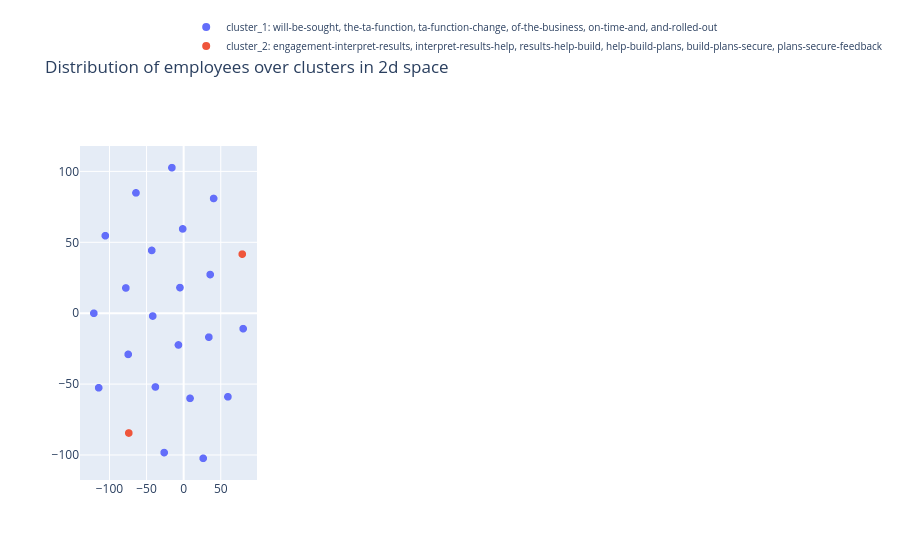

The notebook cell this image was saved under:
### Code cell
fig = go.Figure()


for i, cl in enumerate(range(k)):
    
    cluster_df = averaged_employee_features[averaged_employee_features.cluster==cl]
    #plot all the employees belonging to a cluster using a new trace. 
    features = np.stack(cluster_df['feature_vector_2d'].to_numpy())

    employee_titles = []
    # constructing hover text (all objectives belonging to that employee) 
    for emp in cluster_df.index.values:
        
        emp_indices = employee_objective_indices[emp]
        employee_title = '. '.join([objective for objective in np_sentences[emp_indices]])
    
        employee_titles.append(emp + ': ' + employee_title)
        
    fig.add_trace(go.Scattergl(
      x=features[:, 0],
      y=features[:, 1],
      mode='markers',
      showlegend=True,
      text = employee_titles,
      marker=dict(size=8, color=i),
      name="cluster_"+str(cl+1) +": " + cluster_titles[cl]
      ))



fig.update_layout(title='Distribution of employees over clusters in 2d space', legend=dict(
        x=0.6,
        y=1.4,
        traceorder='normal',
        font=dict(
            size=10)))
fig.show()

### Figure 1 — Plotly figure (JSON) as saved in the notebook; plotly's stock layout.template omitted (floating-point values rounded to 4 significant figures)
{"data": [{"marker": {"color": 0, "size": 8}, "mode": "markers", "name": "cluster_1: will-be-sought, the-ta-function, ta-function-change, of-the-business, on-time-and, and-rolled-out", "showlegend": true, "text": ["*100002: employee central project to be delivered with defined scope on time and in budget timely completion of milestones as per the defined project roadmap. employee central project to be delivered with defined scope on time and in budget timely completion of milestones as per the defined project roadmap. employee central project to be delivered with defined scope on time and in budget timely completion of milestones as per the defined project roadmap", "*100056: people organisational development support actively as a sparring partner the hrbp and ensure professional representation in their absence drive forward digitization in my areas of responsibility and support where necessary valuable cooperation in the implementation of projects such as fel", "*100076: set up mgf kuhnert people dashboard development of a people dashboard 1 0 continuous update of dashboard on a quarterly basis incorporate upcoming feedback from m kuhnert cfo office observe further developments in visier and corporate people dashboard to continuously extend enhance mgf kuhnert people dashboard", "*100066: business support to life science and biopharma business units positions filled onboarding offboarding events organized centralized hr deadlines are met on time and in good quality no escalation issues from the relevant managers of the area", "*100062: ensure delivery of an efficient and compliant recruitment service 1 time to fill and time to offer reduction of 5 tto 75 ttf 81 2 individual to fully comply with ats and job posting processes and guidelines including cross border hire requirements quality attractiveness and accuracy of job postings use of the merck term in job ads use of hashtags in linked in posts. talent consultancy regular feedback will be sought from hiring managers and hrbps on quality of briefing meetings knowledge of the business provision of market intelligence responsiveness and proactivity towards all customers and candidates involvement interview process and quality of feedback given on candidates", "*100058: developmental activities 5. 4 support m a and other unplanned projects 15", "*100001: deliver the ta function change programme 1 ensure team personal increase in the value of direct sourcing of 5 target saving 2019 is of 330 000 for a full year presence and with same reqs volume as in 2018 2 country region business based ta strategy developed and implemented based on business priority focus 3 fully implement technology roll outs 4 lead participate in specific global regional and or local ta projects including hogan assessment roll out data driven hiring vie. deliver the ta function change programme 1 ensure team personal increase in the value of direct sourcing of 5 target saving 2019 is of 330 000 for a full year presence and with same reqs volume as in 2018 2 country region business based ta strategy developed and implemented based on business priority focus 3 fully implement technology roll outs 4 lead participate in specific global regional and or local ta projects including hogan assessment roll out data driven hiring vie. deliver the ta function change programme 1 ensure team personal increase in the value of direct sourcing of 5 target saving 2019 is of 330 000 for a full year presence and with same reqs volume as in 2018 2 country region business based ta strategy developed and implemented based on business priority focus 3 fully implement technology roll outs 4 lead participate in specific global regional and or local ta projects including hogan assessment roll out data driven hiring vie. ensure delivery of an efficient and compliant recruitment service 1 time to fill and time to offer reduction of 5 tto 88 ttf 96 2 team individual to fully comply with ats and job posting processes and guidelines including cross border hire requirements quality attractiveness and accuracy of job postings use of the merck term in job ads use of hashtags in linked in posts. ensure delivery of an efficient and compliant recruitment service 1 time to fill and time to offer reduction of 5 tto 88 ttf 96 2 team individual to fully comply with ats and job posting processes and guidelines including cross border hire requirements quality attractiveness and accuracy of job postings use of the merck term in job ads use of hashtags in linked in posts. ensure delivery of an efficient and compliant recruitment service 1 time to fill and time to offer reduction of 5 tto 88 ttf 96 2 team individual to fully comply with ats and job posting processes and guidelines including cross border hire requirements quality attractiveness and accuracy of job postings use of the merck term in job ads use of hashtags in linked in posts. contribution to the talent acquisition strategy evidence will be sought to show that each team member has been proactive in identifying opportunities for improvement in their own area and across the function understood the strategy shared it and publicized successes with their teams peers and stakeholders support the roll out of global projects including new technology candidate experience and d i initiatives been collaborative within the team providing assistance to colleagues where need. contribution to the talent acquisition strategy evidence will be sought to show that each team member has been proactive in identifying opportunities for improvement in their own area and across the function understood the strategy shared it and publicized successes with their teams peers and stakeholders support the roll out of global projects including new technology candidate experience and d i initiatives been collaborative within the team providing assistance to colleagues where need. contribution to the talent acquisition strategy evidence will be sought to show that each team member has been proactive in identifying opportunities for improvement in their own area and across the function understood the strategy shared it and publicized successes with their teams peers and stakeholders support the roll out of global projects including new technology candidate experience and d i initiatives been collaborative within the team providing assistance to colleagues where need. talent consultancy regular feedback will be sought from hiring managers and hrbps on quality of briefing meetings knowledge of the business provision of market intelligence responsiveness and proactivity towards all customers and candidates involvement interview process and quality of feedback given on candidates. talent consultancy regular feedback will be sought from hiring managers and hrbps on quality of briefing meetings knowledge of the business provision of market intelligence responsiveness and proactivity towards all customers and candidates involvement interview process and quality of feedback given on candidates", "*100059: employee central global template project support global template is designed and tested on time and rolled out to market rewards to support localization guidance and support provided to market team members during localization solution driving standardization and simplification specifically for key compensation components such as salary structure bonus guidelines and mrp is defined and rolled out to all countries further support other initiatives outside of ec to further drive standardization in broader context of total rewards support key interfaces integration between ec and pay factors hr suite etc support retro fit activities to ensure successful crc transition manager self service workflows established to support business while meeting total reward policies and complying with local market regulations provides improved transparency of comp data to managers and employees. partner with total rewards program office to support total reward global process survey data is updated timeline in pay factors benchmark tool mrp report is generated based on updated data and provided to markets for review and update to ensure mrp upload to p40 in time for crc oversee the individual mrp override process salary structures and bonus guidelines are loaded into p40 hr suite in time for crc", "*100074: deliver the ta function change program 1 further development and implementation of a regional based talent sourcing strategy for critical countries business sectors as well as business critical positions clusters 2 build up talent pipeline for identified business critical positions and agree with business on key deliverables 3 effective management on candidate engagement for those who are pipelined in the talent pool 4 fully support the technology roll out 5 be proactive in utilizing technology for candidate engagement employer branding promotion", "*100067: ta function change programme launch the crm in q1 and roll it out to all recruiters by eoy ensure sops and traing materials are in place and a network of super users appointed deliver candidate experience workshops and from those define strategy to enhance candidate experience across technology employer branding recruiting and sourcing adapt structure in line with any outcomes from the ppr review eb and sourcing activity and make proposals by end of q2 to ensure activity is aligned with most strategically important areas of the business ensure leadership behaviours are incorporated into eb activity. recruiting process ownership ensure mbs team managing the rpo is fully aware of all changes in the recruiting process technology and has the support need to communicate these to the rpo act as voice of customer in the event the business has complaints about the rpo service raise issues constructively with mbs whilst defending the rpo model to the business raise constructively with mbs any issues of rpo non compliance with the recruiting process", "*100069: collective bargaing agreement deliver on achieve all initiatives with positive outcome value add to the business. collective bargaing agreement deliver on achieve all initiatives with positive outcome value add to the business", "*100068: talent consultancy regular feedback will be sought from hiring managers and hrbps on quality of briefing meetings knowledge of the business provision of market intelligence responsiveness and proactivity towards all customers and candidates involvement interview process and quality of feedback given on candidates active involvement interview scheduling as contribution to improve candidate experience. contribution to the ongoing evolution of the ta function evidence of collaboration and teamwork proactivity in identifying opportunities for improvement especially relating to candidate experience active sourcing use of recruitment marketing a focus on self development", "*100071: contribute to pharma business straregy in people leadership o development plan in the system for all organization with focus on key critical roles 95 of all dps are in place o conduct external compensation benchmark standardize role title for ff with recommendation by q32019 o implement at least 2 high impact solution to address focus areas of ees sustain ees by end 2019 o support pharma gm to further foster trust and transparency o ensure talent readiness and ensure succession plan in place for critical roles o roll out leadership traing coaching and support for direct reports and high potentials where need 360 mrf completed for all direct reports and link to development plans", "*100057: cpi compliance support team fully supports the cpi project 1 active filling of internal candidate pipeline 2 all 80 fit candidates are presented recommended to hiring managers 3 cases where managers reject 80 fit candidates are documented and escalated as appropriate 4 fulfil all reporting requirements associated with cpi 5 achieve a reduction in the external hiring ratio", "*100077: business partnering active contribution to lt meetings a full member of gd l and gbm lts participation in site business reviews full partnership with business leaders to drive people topics and strategies lead hrbp network within gbm gd l", "*100070: first assignment hrbp pm 1 project management for corobi planning the communication strategy ensuring that the chatbot works organizing rooms critical review of tu work to align this with plans of merck 2 support sandra schmicking for bright future", "*100063: hr operations 1 contemplating offer benefit proposals liaise with hiring manager hrbp 2 exit process management end of service benefit computation documentation 3 local hr system management updates on the hits local system ensure update of non financial amendments for employees such as role level changes internal transfers title changes and reporting lines ongoing audit of system setup processes and liaise with hits team to administer changes as and when required 4 ensure monthly payroll notes liaise with c b 5 hr governance ensure hr operations are in line with internal procdures and policy guidelines guide hiring managers to make decisions in line with sops practices and company approval procedures operational excellence through structured planning strengthen hr processes liaise with colleagues in the team", "*100060: financials meeting expectations in terms of time quality meeting financial plan. integration support all project deliverables managed well in time and budget with positive feedback from all stakeholders involved", "*100075: handover po onboarding sm function handover fully done onboarding finalized", "*100000: leadership strategy support key projects initiatives support inspirational leadership initiatives identified throughout the year establish continue rapport strengthen relationship with any coe supporting initiatives for your respective areas support employee central when it is introduced and rolled out support drive efforts to deliver inclusion traing. leadership strategy support key projects initiatives support inspirational leadership initiatives identified throughout the year establish continue rapport strengthen relationship with any coe supporting initiatives for your respective areas support employee central when it is introduced and rolled out support drive efforts to deliver inclusion traing. talent refresh biologics key talent list and succession planning to l5 support kpis and visibility to advancing women in leadership support diversity and inclusion if appropriate within your area continue to progress biologics talent development initiative focused on site leaders support leadership programs when appropriate hold drive your development sessions with managers and employees create define communicate a path for growth for lab techs and animal techs for ramona. talent refresh biologics key talent list and succession planning to l5 support kpis and visibility to advancing women in leadership support diversity and inclusion if appropriate within your area continue to progress biologics talent development initiative focused on site leaders support leadership programs when appropriate hold drive your development sessions with managers and employees create define communicate a path for growth for lab techs and animal techs for ramona. talent refresh biologics key talent list and succession planning to l5 support kpis and visibility to advancing women in leadership support diversity and inclusion if appropriate within your area continue to progress biologics talent development initiative focused on site leaders support leadership programs when appropriate hold drive your development sessions with managers and employees create define communicate a path for growth for lab techs and animal techs for ramona. engagement interpret results help build plans secure feedback from employes on progress throughout the year and provide regular status reports the biologics hrbp s will present out highlights of their employee engagement action plan on a dedicated telecon among other biologic hrbps an informational exchange session targeting 3rd quarter ensure all biologics employees have at least 1 development objective executed by year end 2019 100 of employees are expected to have an development objective in the system by no later than end of may 2019 snap shot of active employees taken as of may 1 2019 evaluate needs and drive efforts among the biologics cluster to conduct lunch n learns facilitate train when appropriate. engagement interpret results help build plans secure feedback from employes on progress throughout the year and provide regular status reports the biologics hrbp s will present out highlights of their employee engagement action plan on a dedicated telecon among other biologic hrbps an informational exchange session targeting 3rd quarter ensure all biologics employees have at least 1 development objective executed by year end 2019 100 of employees are expected to have an development objective in the system by no later than end of may 2019 snap shot of active employees taken as of may 1 2019 evaluate needs and drive efforts among the biologics cluster to conduct lunch n learns facilitate train when appropriate. engagement interpret results help build plans secure feedback from employes on progress throughout the year and provide regular status reports the biologics hrbp s will present out highlights of their employee engagement action plan on a dedicated telecon among other biologic hrbps an informational exchange session targeting 3rd quarter ensure all biologics employees have at least 1 development objective executed by year end 2019 100 of employees are expected to have an development objective in the system by no later than end of may 2019 snap shot of active employees taken as of may 1 2019 evaluate needs and drive efforts among the biologics cluster to conduct lunch n learns facilitate train when appropriate. operational excellence support any zero based budget initiatives and other activities focused around efficiency and harmonization for biologics support the headcount tracking process includes position journey biologics tracker and other enhancements along the way also expected is a regular reconciliation effort to make certain accurate data is recorded in the headcount tracker and is reflected in position journey or selected tool support and drive when appropriate any isco initiatives optimize and provide analytics to inform the business of key insights for a further deep dive utilizing visier continue to increase working knowledge of visier deep dive stats for the cluster drive recruitment excellence on a regular basis support efforts expected from the toa communication that may involved change management and the guidelines for donning doffing employee acknowledgement of same. operational excellence support any zero based budget initiatives and other activities focused around efficiency and harmonization for biologics support the headcount tracking process includes position journey biologics tracker and other enhancements along the way also expected is a regular reconciliation effort to make certain accurate data is recorded in the headcount tracker and is reflected in position journey or selected tool support and drive when appropriate any isco initiatives optimize and provide analytics to inform the business of key insights for a further deep dive utilizing visier continue to increase working knowledge of visier deep dive stats for the cluster drive recruitment excellence on a regular basis support efforts expected from the toa communication that may involved change management and the guidelines for donning doffing employee acknowledgement of same. operational excellence support any zero based budget initiatives and other activities focused around efficiency and harmonization for biologics support the headcount tracking process includes position journey biologics tracker and other enhancements along the way also expected is a regular reconciliation effort to make certain accurate data is recorded in the headcount tracker and is reflected in position journey or selected tool support and drive when appropriate any isco initiatives optimize and provide analytics to inform the business of key insights for a further deep dive utilizing visier continue to increase working knowledge of visier deep dive stats for the cluster drive recruitment excellence on a regular basis support efforts expected from the toa communication that may involved change management and the guidelines for donning doffing employee acknowledgement of same", "*100064: 3 assignment goglobal trainee hr total rewards target 1 actively participate in discussions with tr mbs to properly review align objective 1 incorporating feedback and adapting documentation accordingly develop well structured documents and communication materials with a clear framework and design aiming to maximize process steps allocation and effectiveness target 2 simplify current catalogue optimize infrastructure usage and provide meaningful inputs towards keeping project outcome sustainable target 3 generate ideas to create further tr insights with visier measure impact through on going analytics and suggest improvements create one case study based on visier insights that is closely aligned to a business case and prepare presentation material business meeting target 4 provide relevant inputs to the ongoing tr competencies project in the direction of expanding tr consultancy capability and fostering its development proactively suggest enablement materials as part of development discussions and recommendations following tr leadership strategy and aspiration target 5 met expectations requirements to full satisfaction. shape leadership in strategic projects cpd 20 shape leadership workstream together with workstream leads deliver conceptual input on leadership create presentations and other material for the different stakeholders actively participate in meetings and discussion talent evolution deliver conceptual input create presentations and other material for the different stakeholders actively participate in meetings and discussion overall drive innovation in leadership topics and stay up to date on market trends collaborate with other team members on leadership topics"], "type": "scattergl", "x": [-121.1, 8.591, 59.67, -26.28, -74.79, 40.4, -105.6, -4.955, -1.292, 35.76, 80.19, -41.69, -43.0, -38.1, -64.29, 26.32, 33.94, -114.5, -7.056, -15.85, -77.95], "y": [-0.06773, -60.04, -58.94, -98.3, -29.04, 80.91, 54.64, 18.05, 59.44, 27.25, -10.92, -1.988, 44.26, -52.03, 84.86, -102.3, -16.89, -52.6, -22.4, 102.6, 17.79]}, {"marker": {"color": 1, "size": 8}, "mode": "markers", "name": "cluster_2: engagement-interpret-results, interpret-results-help, results-help-build, help-build-plans, build-plans-secure, plans-secure-feedback", "showlegend": true, "text": ["*100055: develop culture cultivate engagement as one for patient is known to the whole population incl colleagues that will join us in 2019 at least 3 actions initiates are rolled out in order to reduce the gap between commercial and non commercial population and to ensure a high engagement among the lcoal population people managers are supported by hr for building a strong team unconscious bias traing was completed to foster inclusion and diversity", "*100079: strategy lt feedback assessment project milestones results action plan results"], "type": "scattergl", "x": [-73.99, 78.99], "y": [-84.49, 41.67]}], "layout": {"legend": {"font": {"size": 10}, "traceorder": "normal", "x": 0.6, "y": 1.4}, "title": {"text": "Distribution of employees over clusters in 2d space"}}}
